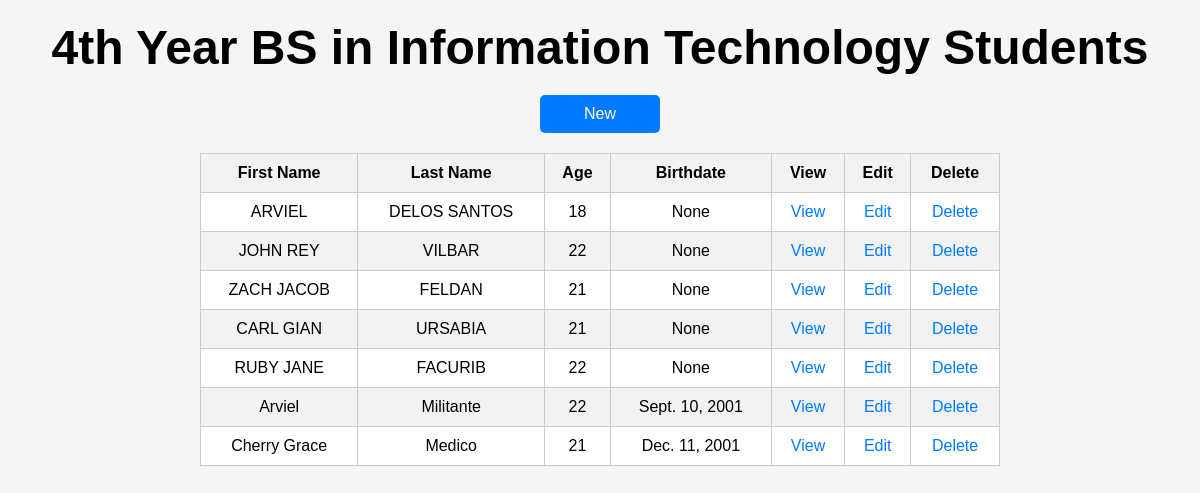
The page /classmate/ on the database its author committed.
### classmates/models.py (models this page shows, shortened)
class Classmate(models.Model):
    firstname = models.CharField(max_length=200)
    lastname = models.CharField(max_length=200)
    age = models.IntegerField()
    birthdate = models.DateField(null=True, blank=True)

### classmates/views.py (the view)
# urls.py: path('', views.ClassmateList.as_view(), name='classmate_list'),
class ClassmateList(ListView):
    model = Classmate

### classmates/templates/classmates/classmate_list.html (shortened to what this page needs)
<!DOCTYPE html>
<html>
<head>
</head>
<body>
    <h1>4th Year BS in Information Technology Students</h1>
    <a class="new-link" href="{% url "classmate_new" %}">New</a>
    <table>
        <thead>
            <tr>
                <th>First Name</th>
                <th>Last Name</th>
                <th>Age</th>
                <th>Birthdate</th>
                <th>View</th>
                <th>Edit</th>
                <th>Delete</th>
            </tr>
        </thead>
        <tbody>
            {% for classmate in object_list %}
                <tr>
                    <td>{{ classmate.firstname }}</td>
                    <td>{{ classmate.lastname }}</td>
                    <td>{{ classmate.age }}</td>
                    <td>{{ classmate.birthdate }}</td>
                    <td><a href="{% url "classmate_view" classmate.id %}">View</a></td>
                    <td><a href="{% url "classmate_edit" classmate.id %}">Edit</a></td>
                    <td><a href="{% url "classmate_delete" classmate.id %}">Delete</a></td>
                </tr>
            {% endfor %}
        </tbody>
    </table>
</body>
</html>

### classmates/templates/classmates/classmate_list.html (style rules this page uses)
body { font-family: Arial, sans-serif; background-color: #f5f5f5; }
h1 { text-align: center; color: #000000; font-size: 48px; margin: 20px 0; }
table { border-collapse: collapse; width: 100%; max-width: 800px; margin: 0 auto; }
th, td { border: 1px solid #ccc; padding: 10px; text-align: center; }
th { background-color: #f2f2f2; }
tr:nth-child(even) { background-color: #f2f2f2; }
tr:nth-child(odd) { background-color: #fff; }
a { text-decoration: none; color: #007BFF; }
.new-link { display: block; width: 100px; background-color: #007BFF; color: #fff; text-align: center; padding: 10px; margin: 20px auto; text-decoration: none; border-radius: 5px; }

### rows shown on the page
Classmate: firstname "ARVIEL", lastname "DELOS SANTOS", age "18", birthdate "None"
Classmate: firstname "JOHN REY", lastname "VILBAR", age "22", birthdate "None"
Classmate: firstname "ZACH JACOB", lastname "FELDAN", age "21", birthdate "None"
Classmate: firstname "CARL GIAN", lastname "URSABIA", age "21", birthdate "None"
Classmate: firstname "RUBY JANE", lastname "FACURIB", age "22", birthdate "None"
Classmate: firstname "Arviel", lastname "Militante", age "22", birthdate "Sept. 10, 2001"
Classmate: firstname "Cherry Grace", lastname "Medico", age "21", birthdate "Dec. 11, 2001"
